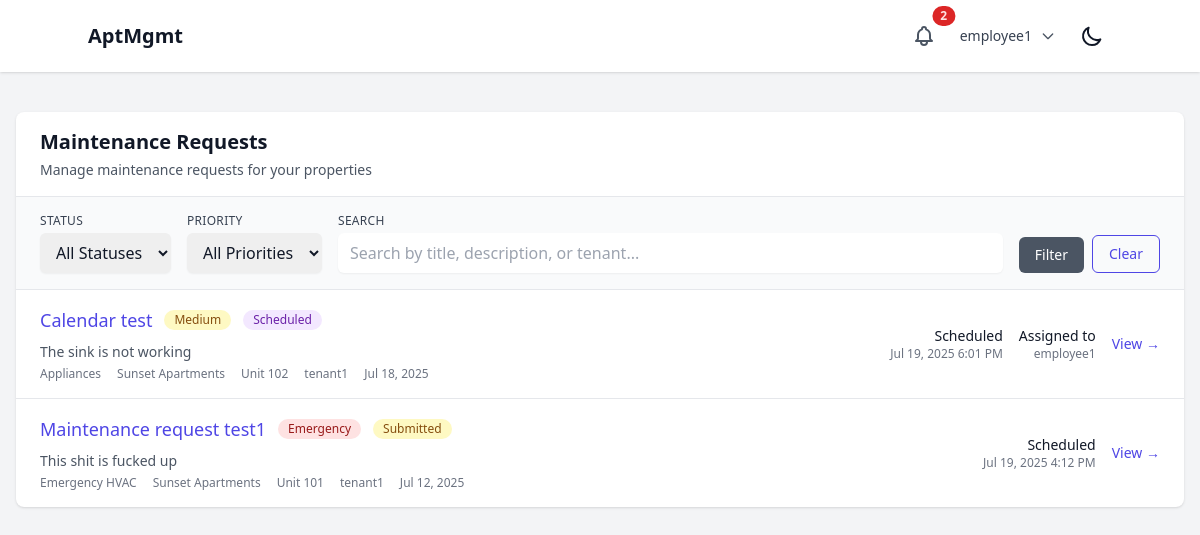
The page /maintenance/ (signed in) on the database as committed earlier.
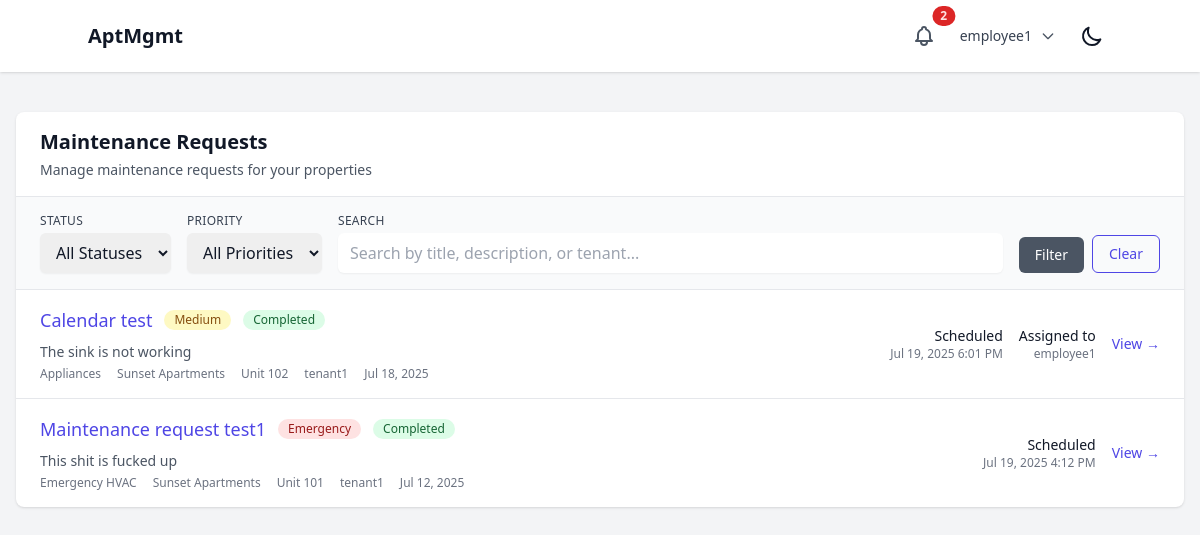
The same page on the database as committed later.
### maintenance/models.py (models this page shows, shortened)
class MaintenanceRequest(models.Model):
    class Status(models.TextChoices):
        SUBMITTED = "SUBMITTED", "Submitted"
        IN_PROGRESS = "IN_PROGRESS", "In Progress"
        SCHEDULED = "SCHEDULED", "Scheduled"
        COMPLETED = "COMPLETED", "Completed"
        CANCELLED = "CANCELLED", "Cancelled"
    class Priority(models.TextChoices):
        LOW = "LOW", "Low"
        MEDIUM = "MEDIUM", "Medium"
        HIGH = "HIGH", "High"
        EMERGENCY = "EMERGENCY", "Emergency"
    title = models.CharField(max_length=200)
    description = models.TextField()
    category = models.ForeignKey(MaintenanceCategory, on_delete=models.CASCADE, related_name="requests")
    property = models.ForeignKey(Property, on_delete=models.CASCADE, related_name="maintenance_requests")
    apartment_unit = models.ForeignKey(ApartmentUnit, on_delete=models.CASCADE, related_name="maintenance_requests", null=True, blank=True)
    location_details = models.CharField(max_length=200, blank=True, help_text="Specific location within unit (e.g., kitchen sink, bathroom)")
    tenant = models.ForeignKey(settings.AUTH_USER_MODEL, on_delete=models.CASCADE, related_name="maintenance_requests")
    status = models.CharField(max_length=20, choices=Status.choices, default=Status.SUBMITTED)
    priority = models.CharField(max_length=20, choices=Priority.choices, default=Priority.MEDIUM)
    assigned_to = models.ForeignKey(settings.AUTH_USER_MODEL, on_delete=models.SET_NULL, null=True, blank=True, related_name="assigned_maintenance_requests")
    scheduled_date = models.DateTimeField(null=True, blank=True)
    estimated_completion = models.DateTimeField(null=True, blank=True)
    created_at = models.DateTimeField(auto_now_add=True)
    updated_at = models.DateTimeField(auto_now=True)
    completed_at = models.DateTimeField(null=True, blank=True)
    class Meta:
        ordering = ['-created_at']

class MaintenanceCategory(models.Model):
    name = models.CharField(max_length=100, unique=True)
    description = models.TextField(blank=True)
    is_emergency = models.BooleanField(default=False)
    created_at = models.DateTimeField(auto_now_add=True)
    class Meta:
        verbose_name_plural = "Maintenance Categories"
        ordering = ['name']

### properties/models.py (models this page shows, shortened)
class Property(models.Model):
    company = models.ForeignKey(Company, on_delete=models.CASCADE, related_name="properties")
    name = models.CharField(max_length=255)
    address = models.TextField()
    created_at = models.DateTimeField(auto_now_add=True)
    updated_at = models.DateTimeField(auto_now=True)
    class Meta:
        verbose_name_plural = "Properties"

class ApartmentUnit(models.Model):
    property = models.ForeignKey(Property, on_delete=models.CASCADE, related_name="units")
    unit_number = models.CharField(max_length=50)
    bedrooms = models.PositiveIntegerField()
    bathrooms = models.PositiveIntegerField()
    rent_amount = models.DecimalField(max_digits=10, decimal_places=2, default=0)
    is_occupied = models.BooleanField(default=False)
    created_at = models.DateTimeField(auto_now_add=True)
    updated_at = models.DateTimeField(auto_now=True)
    class Meta:
        unique_together = ('property', 'unit_number')
        verbose_name_plural = "Apartment Units"

### users/models.py (models this page shows, shortened)
class User(AbstractUser):
    class Role(models.TextChoices):
        SUPERUSER = "SUPERUSER", "Superuser"
        LANDLORD = "LANDLORD", "Landlord"
        EMPLOYEE = "EMPLOYEE", "Employee"
        TENANT = "TENANT", "Tenant"
    role = models.CharField(max_length=50, choices=Role.choices)
    company = models.ForeignKey(Company, on_delete=models.CASCADE, related_name="users", null=True, blank=True)
    property = models.ForeignKey(Property, on_delete=models.SET_NULL, related_name="users", null=True, blank=True)
    apartment_unit = models.ForeignKey('properties.ApartmentUnit', on_delete=models.SET_NULL, null=True, blank=True, related_name="tenant")
    phone_number = models.CharField(max_length=20, blank=True, null=True)
    emergency_contact_name = models.CharField(max_length=100, blank=True, null=True)
    emergency_contact_phone = models.CharField(max_length=20, blank=True, null=True)
    emergency_contact_relationship = models.CharField(max_length=50, blank=True, null=True)

### maintenance/views.py (the view)
# urls.py: path('', views.maintenance_list, name='list'),
@login_required
def maintenance_list(request):
    user = request.user
    if user.role == User.Role.TENANT:
        requests = MaintenanceRequest.objects.filter(tenant=user)
    elif user.role in [User.Role.LANDLORD, User.Role.EMPLOYEE]:
        requests = MaintenanceRequest.objects.filter(property__company=user.company)
        if user.property:
            requests = requests.filter(property=user.property)
    else:  # Superuser
        requests = MaintenanceRequest.objects.all()
    status = request.GET.get('status')
    if status:
        requests = requests.filter(status=status)
    priority = request.GET.get('priority')
    if priority:
        requests = requests.filter(priority=priority)
    search = request.GET.get('search')
    if search:
        requests = requests.filter(
            Q(title__icontains=search) |
            Q(description__icontains=search) |
            Q(tenant__username__icontains=search)
        )
    requests = requests.order_by('-created_at')
    paginator = Paginator(requests, 10)
    page_number = request.GET.get('page')
    page_obj = paginator.get_page(page_number)
    context = {
        'page_obj': page_obj,
        'status_choices': MaintenanceRequest.Status.choices,
        'priority_choices': MaintenanceRequest.Priority.choices,
        'current_status': status,
        'current_priority': priority,
        'search_query': search,
    }
    return render(request, 'maintenance/list.html', context)

### core/context_processors.py (called while the page is built)
def notifications(request):
    if request.user.is_authenticated:
        unread_notifications = Notification.objects.filter(
            recipient=request.user,
            is_read=False
        ).order_by('-created_at')
        recent_unread_notifications = unread_notifications[:5]
        return {
            'unread_notifications_count': unread_notifications.count(),
            'recent_notifications': recent_unread_notifications,
            'has_unread_notifications': unread_notifications.exists(),
        }
    return {
        'unread_notifications_count': 0,
        'recent_notifications': [],
        'has_unread_notifications': False,
    }

### maintenance/templates/maintenance/list.html (shortened to what the changed rows need)
{% extends 'base.html' %}
{% block content %}
<div class="max-w-7xl mx-auto py-6">
    <div class="bg-white shadow rounded-lg">
        <div class="px-6 py-4 border-b border-gray-200">
            <div class="flex justify-between items-center">
                <div>
                    <h1 class="text-xl font-semibold text-gray-900">Maintenance Requests</h1>
                </div>
            </div>
        </div>
        <div class="divide-y divide-gray-200">
            {% for request in page_obj %}
                <div class="px-6 py-4 hover:bg-gray-50">
                    <div class="flex items-center justify-between">
                        <div class="flex-1">
                            <div class="flex items-center space-x-3">
                                <a href="{% url 'maintenance:detail' request.pk %}" class="text-lg font-medium text-indigo-600 hover:text-indigo-900">
                                    {{ request.title }}
                                </a>
                                {% if request.priority == 'EMERGENCY' %}
                                    <span class="inline-flex items-center px-2.5 py-0.5 rounded-full text-xs font-medium bg-red-100 text-red-800">
                                        Emergency
                                    </span>
                                {% elif request.priority == 'HIGH' %}
                                    <span class="inline-flex items-center px-2.5 py-0.5 rounded-full text-xs font-medium bg-orange-100 text-orange-800">
                                        High
                                    </span>
                                {% elif request.priority == 'MEDIUM' %}
                                    <span class="inline-flex items-center px-2.5 py-0.5 rounded-full text-xs font-medium bg-yellow-100 text-yellow-800">
                                        Medium
                                    </span>
                                {% else %}
                                    <span class="inline-flex items-center px-2.5 py-0.5 rounded-full text-xs font-medium bg-gray-100 text-gray-800">
                                        Low
                                    </span>
                                {% endif %}
                                {% if request.status == 'COMPLETED' %}
                                    <span class="inline-flex items-center px-2.5 py-0.5 rounded-full text-xs font-medium bg-green-100 text-green-800">
                                        Completed
                                    </span>
                                {% elif request.status == 'IN_PROGRESS' %}
                                    <span class="inline-flex items-center px-2.5 py-0.5 rounded-full text-xs font-medium bg-blue-100 text-blue-800">
                                        In Progress
                                    </span>
                                {% elif request.status == 'SCHEDULED' %}
                                    <span class="inline-flex items-center px-2.5 py-0.5 rounded-full text-xs font-medium bg-purple-100 text-purple-800">
                                        Scheduled
                                    </span>
                                {% elif request.status == 'CANCELLED' %}
                                    <span class="inline-flex items-center px-2.5 py-0.5 rounded-full text-xs font-medium bg-gray-100 text-gray-800">
                                        Cancelled
                                    </span>
                                {% else %}
                                    <span class="inline-flex items-center px-2.5 py-0.5 rounded-full text-xs font-medium bg-yellow-100 text-yellow-800">
                                        Submitted
                                    </span>
                                {% endif %}
                            </div>
                            <div class="mt-2 text-sm text-gray-600">
                                <p class="line-clamp-2">{{ request.description|truncatewords:20 }}</p>
                                <div class="mt-1 flex flex-wrap items-center text-xs text-gray-500 space-x-4">
                                    <span>{{ request.category.name }}</span>
                                    <span>{{ request.property.name }}</span>
                                    {% if request.apartment_unit %}
                                        <span>Unit {{ request.apartment_unit.unit_number }}</span>
                                    {% endif %}
                                    {% if user.role != 'TENANT' %}
                                        <span>{{ request.tenant.get_full_name|default:request.tenant.username }}</span>
                                    {% endif %}
                                    <span>{{ request.created_at|date:"M d, Y" }}</span>
                                </div>
                            </div>
                        </div>
                        <div class="flex items-center space-x-4">
                            {% if request.scheduled_date %}
                                <div class="text-right">
                                    <div class="text-sm font-medium text-gray-900">Scheduled</div>
                                    <div class="text-xs text-gray-500">{{ request.scheduled_date|date:"M d, Y g:i A" }}</div>
                                </div>
                            {% endif %}
                            {% if request.assigned_to %}
                                <div class="text-right">
                                    <div class="text-sm font-medium text-gray-900">Assigned to</div>
                                    <div class="text-xs text-gray-500">{{ request.assigned_to.get_full_name|default:request.assigned_to.username }}</div>
                                </div>
                            {% endif %}
                            <a href="{% url 'maintenance:detail' request.pk %}"
                               class="text-indigo-600 hover:text-indigo-900 text-sm font-medium">
                                View →
                            </a>
                        </div>
                    </div>
                </div>
            {% endfor %}
        </div>
    </div>
</div>
{% endblock %}

Rows that differ between the two databases and show on the page:
changed MaintenanceRequest "Calendar test": status "Scheduled" → "Completed"
changed MaintenanceRequest "Maintenance request test1": status "Submitted" → "Completed"
